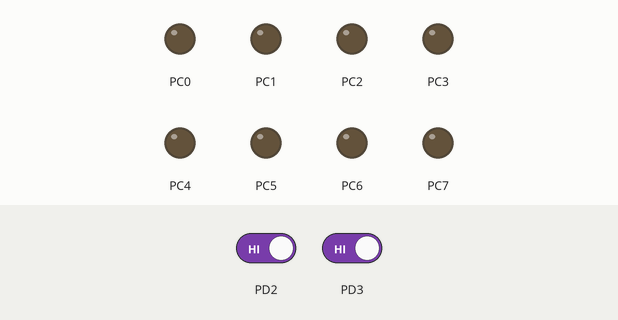
This program was run on a simulated ATmega32, built with avr-gcc and emulated at 8 MHz. Parts: output pins drawn as LEDs (lit = HIGH). Dashed ring = blinking. The test bench sets the inputs (shaded band); at power-on: PD2 HIGH, PD3 HIGH.

Above: at 1.2 s.
1.3 s: PD2 driven LOW
At 1.4 s:
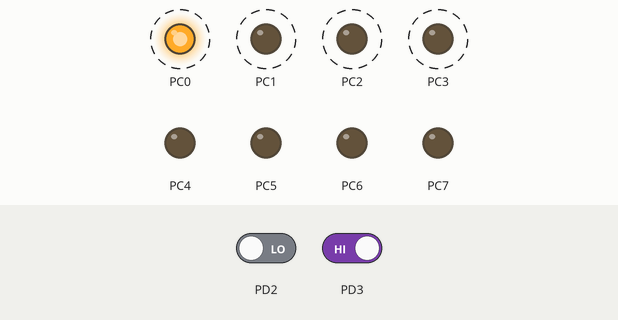
4.3 s: PD2 driven HIGH
At 4.4 s:
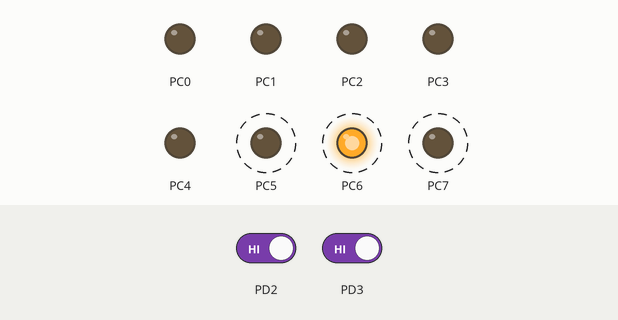
5.8 s: PD3 driven LOW
At 5.9 s:
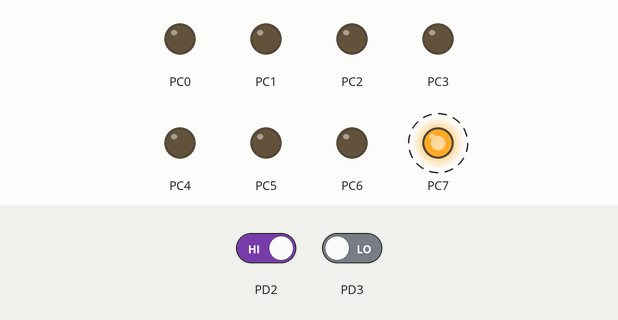
Timing chart, 0 to 14.8 s (numbered marks = the images above; inputs shaded):
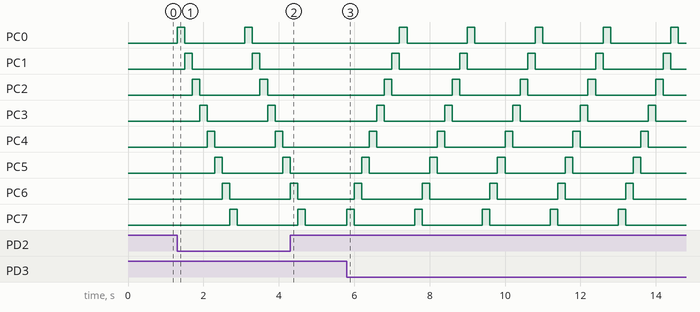

The program:

main.c
```c
/*
 * Led00003.c
 *
 * Created: 18-10-2017 11:33:03 AM
 * Author : FAISAL KHAN
 */

#define F_CPU 8000000UL
#include <avr/io.h>
#include <util/delay.h>
#include <avr/sfr_defs.h>


unsigned int i;
unsigned int x=0;


int main(void)
{
	DDRC |= ((1<<0)|(1<<1)|(1<<2)|(1<<3)|(1<<4)|(1<<5)|(1<<6)|(1<<7)); //set C0-C7 as output
	DDRD &=~ ((1<<2)|(1<<3));										   //set D2-D3 as input

    while (1)
    {
		if (bit_is_clear (PIND,2))
		{
			for (i=0;i<=8;i++)
			{
				PORTC = (1<<i);
				_delay_ms (200);
			}
		}

		if (bit_is_clear (PIND,3))
		{
			for (i=0;i<=8;i++)
			{
				PORTC = (128>>i);
				_delay_ms (200);
			}
		}

    }
}
```

Measured:
- after the input at 1.3 s, PC0: alternates HIGH for 0.20 s and LOW for 1.6 s, starting at once; PC1: alternates HIGH for 0.20 s and LOW for 1.6 s, starting after 0.20 s
- after the input at 4.3 s, PC0: stays LOW (without the input it goes to HIGH after 0.60 s); PC1: stays LOW (without the input it goes to HIGH after 0.80 s); PC2: stays LOW (without the input it goes to HIGH after 1.0 s); PC3: stays LOW (without the input it goes to HIGH after 1.2 s); PC4: stays LOW (without the input it goes to HIGH after 1.4 s)
- after the input at 5.8 s, PC0: alternates HIGH for 0.20 s and LOW for 1.6 s, starting after 1.4 s; PC1: alternates HIGH for 0.20 s and LOW for 1.6 s, starting after 1.2 s
